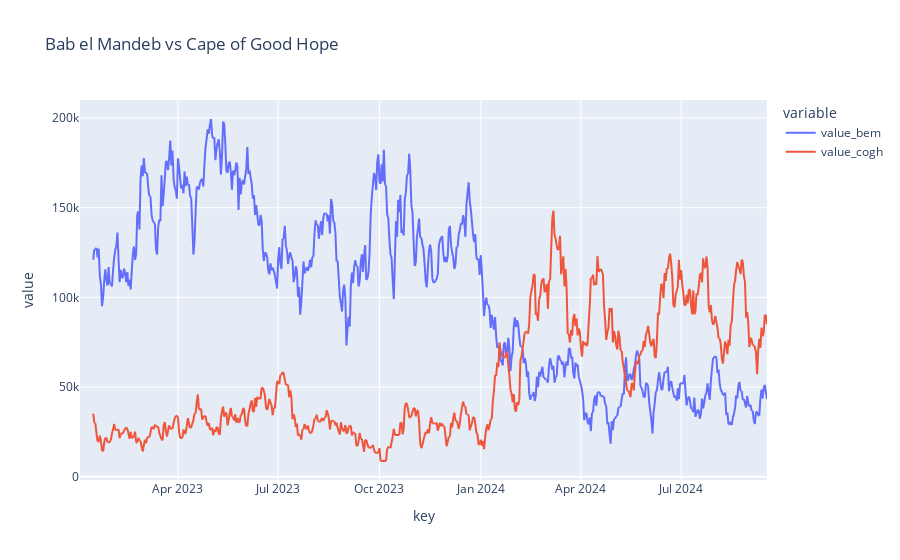

Source (notebook cell):
### Code cell
plotting_data(df7,df8,moving_average=14)

### Figure 1 — Plotly figure (JSON) as saved in the notebook; plotly's stock layout.template omitted (floating-point values rounded to 4 significant figures; data arrays with more than 128 entries replaced by an {"elided": "..."} marker saying what was removed)
{"data": [{"hovertemplate": "variable=value_bem<br>key=%{x}<br>value=%{y}<extra></extra>", "legendgroup": "value_bem", "line": {"color": "#636efa", "dash": "solid"}, "marker": {"symbol": "circle"}, "mode": "lines", "name": "value_bem", "showlegend": true, "type": "scattergl", "x": {"elided": "625 str values"}, "xaxis": "x", "y": {"elided": "625 float values"}, "yaxis": "y"}, {"hovertemplate": "variable=value_cogh<br>key=%{x}<br>value=%{y}<extra></extra>", "legendgroup": "value_cogh", "line": {"color": "#EF553B", "dash": "solid"}, "marker": {"symbol": "circle"}, "mode": "lines", "name": "value_cogh", "showlegend": true, "type": "scattergl", "x": {"elided": "625 str values"}, "xaxis": "x", "y": {"elided": "625 float values"}, "yaxis": "y"}], "layout": {"legend": {"title": {"text": "variable"}, "tracegroupgap": 0}, "title": {"text": "Bab el Mandeb vs Cape of Good Hope"}, "xaxis": {"anchor": "y", "domain": [0, 1], "title": {"text": "key"}}, "yaxis": {"anchor": "x", "domain": [0, 1], "title": {"text": "value"}}}}
